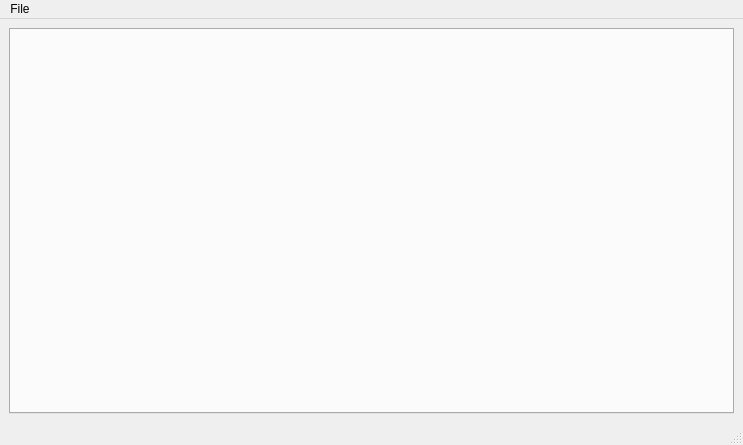
<?xml version="1.0" encoding="UTF-8"?>
<ui version="4.0">
 <class>LevaMainWindow</class>
 <widget class="QMainWindow" name="LevaMainWindow">
  <property name="geometry">
   <rect>
    <x>0</x>
    <y>0</y>
    <width>743</width>
    <height>445</height>
   </rect>
  </property>
  <property name="windowTitle">
   <string>Leva SQL</string>
  </property>
  <property name="windowIcon">
   <iconset resource="../../OpenRPT/images/OpenRPTWrtembed.qrc">
    <normaloff>:/OpenRPT/icons/database_add_32.png</normaloff>:/OpenRPT/icons/database_add_32.png</iconset>
  </property>
  <widget class="QWidget" name="centralwidget">
   <layout class="QVBoxLayout" name="verticalLayout">
    <item>
     <widget class="QTabWidget" name="tabWidget"/>
    </item>
   </layout>
  </widget>
  <widget class="QMenuBar" name="menubar">
   <property name="geometry">
    <rect>
     <x>0</x>
     <y>0</y>
     <width>743</width>
     <height>27</height>
    </rect>
   </property>
   <widget class="QMenu" name="menuFile">
    <property name="title">
     <string>File</string>
    </property>
    <addaction name="actionNew_Connection"/>
    <addaction name="actionOpen_Saved_Connection"/>
    <addaction name="actionSave_Current_Connection"/>
    <addaction name="separator"/>
    <addaction name="actionDelete_Connection"/>
   </widget>
   <addaction name="menuFile"/>
  </widget>
  <widget class="QStatusBar" name="statusbar"/>
  <action name="actionNew_Connection">
   <property name="text">
    <string>New Connection</string>
   </property>
  </action>
  <action name="actionOpen_Saved_Connection">
   <property name="text">
    <string>Open Saved Connection</string>
   </property>
  </action>
  <action name="actionSave_Current_Connection">
   <property name="text">
    <string>Save Current Connection</string>
   </property>
  </action>
  <action name="actionDelete_Connection">
   <property name="text">
    <string>Delete Connection</string>
   </property>
  </action>
 </widget>
 <resources>
  <include location="../../OpenRPT/images/OpenRPTWrtembed.qrc"/>
 </resources>
 <connections/>
</ui>
